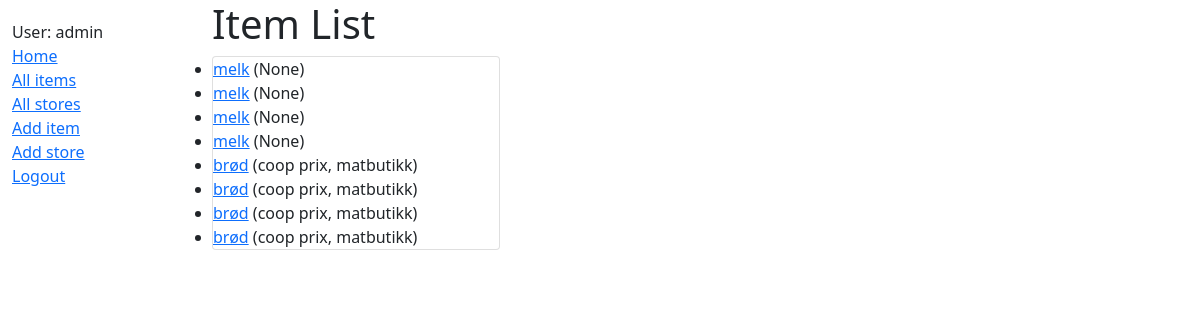
The page /catalog/items/ (signed in) on the database as committed earlier.
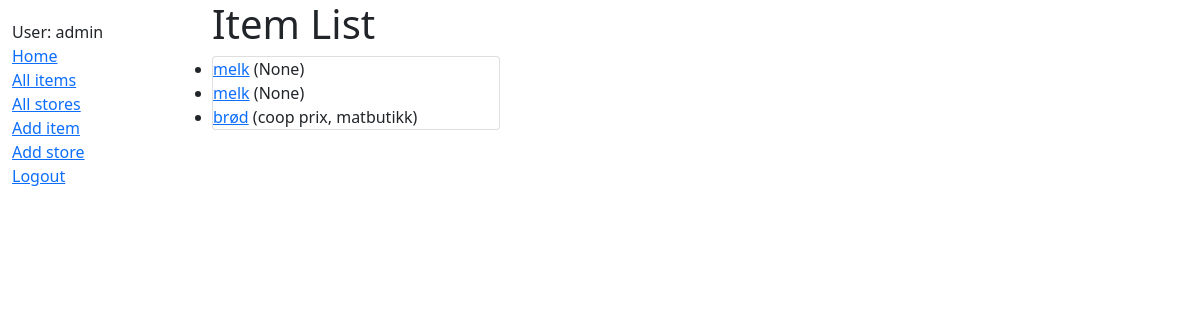
The same page on the database as committed later.
### catalog/models.py (models this page shows, shortened)
class Item(models.Model):
    title = models.CharField(max_length=200)
    store = models.ForeignKey('Store', on_delete=models.SET_NULL, null=True)
    summary = models.TextField(max_length=1000, help_text='Enter a description of Item ')
    def get_absolute_url(self):
        return reverse('item-detail', args=[str(self.id)])

class Store(models.Model):
    compeny_name = models.CharField(max_length=100, help_text='Enter a compeny name', default=' ')
    type_name = models.CharField(max_length=100, help_text='Enter a type name', default=' ')
    class Meta:
        ordering = ['type_name', 'compeny_name']
    def __str__(self):
        return f'{self.compeny_name}, {self.type_name}'

### catalog/views.py (the view)
# urls.py: path('items/', views.ItemListView.as_view(),name='items'),
class ItemListView(generic.ListView):
    model = Item
    paginate_by = 100

### catalog/templates/catalog/item_list.html
{% extends "base_generic.html" %}
{% block content %}
  <h1>Item List</h1>
  {% if item_list %}
  <div class="card" style="width: 18rem;">
    <ul class="list-group list-group-flush">
    {% for item in item_list %}
      <li>
        <a href="{{ item.get_absolute_url }}">{{ item.title }}</a> ({{item.store}})
      </li>
    {% endfor %}
    </ul>
  </div>
  {% else %}
    <p>There are no items in this store</p>
  {% endif %}
{% endblock %}

### catalog/templates/base_generic.html (shortened to what this page needs)
<!DOCTYPE html>
<html lang="en">
<head>
  <link href="https://cdn.jsdelivr.net/npm/bootstrap@5.1.3/dist/css/bootstrap.min.css" rel="stylesheet">
  {% load static %}
  <link rel="stylesheet" href="{% static 'css/styles.css' %}">
</head>
<body>
  <div class="container-fluid">
    <div class="row">
      <div class="col-sm-2">
      {% block sidebar %}
        <ul class="sidebar-nav">
         {% if user.is_authenticated %}
          <li>User: {{ user.get_username }}</li>
          <li><a href="{% url 'index' %}">Home</a></li>
          <li><a href="{% url 'items' %}">All items</a></li>
          <li><a href="{% url 'store' %}">All stores</a></li>
          <li><a href="{% url 'item-create' %}?next={{request.path}}">Add item</a></li>
          <li><a href="{% url 'store-create' %}?next={{request.path}}">Add store</a></li>
          <li><a href="{% url 'logout'%}?next={{request.path}}">Logout</a></li>
         {% else %}
           <li><a href="{% url 'login'%}?next={{request.path}}">Login</a></li>
         {% endif %}
        </ul>
     {% endblock %}
      </div>
      <div class="col-sm-10 ">{% block content %}{% endblock %}</div>
    </div>
  </div>
</body>
</html>

### catalog/static/css/styles.css (style rules this page uses)
.sidebar-nav { margin-top: 20px; padding: 0; list-style: none; }

Rows that differ between the two databases and show on the page:
removed Item: title "melk", store "None"
removed Item: title "melk", store "None"
removed Item: title "brød", store "coop prix, matbutikk"
removed Item: title "brød", store "coop prix, matbutikk"
removed Item: title "brød", store "coop prix, matbutikk"
